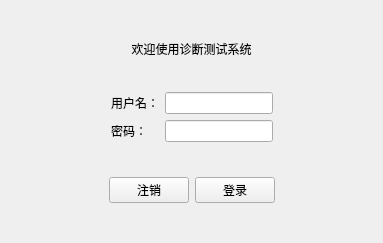
<?xml version="1.0" encoding="UTF-8"?>
<ui version="4.0">
 <class>LoginView</class>
 <widget class="QWidget" name="LoginView">
  <property name="geometry">
   <rect>
    <x>0</x>
    <y>0</y>
    <width>383</width>
    <height>243</height>
   </rect>
  </property>
  <property name="windowTitle">
   <string>登录</string>
  </property>
  <layout class="QHBoxLayout" name="horizontalLayout_4">
   <item>
    <layout class="QVBoxLayout" name="verticalLayout">
     <item>
      <spacer name="verticalSpacer">
       <property name="orientation">
        <enum>Qt::Orientation::Vertical</enum>
       </property>
       <property name="sizeHint" stdset="0">
        <size>
         <width>20</width>
         <height>40</height>
        </size>
       </property>
      </spacer>
     </item>
     <item>
      <widget class="QLabel" name="label">
       <property name="text">
        <string>欢迎使用诊断测试系统</string>
       </property>
       <property name="alignment">
        <set>Qt::AlignmentFlag::AlignCenter</set>
       </property>
      </widget>
     </item>
     <item>
      <spacer name="verticalSpacer_3">
       <property name="orientation">
        <enum>Qt::Orientation::Vertical</enum>
       </property>
       <property name="sizeHint" stdset="0">
        <size>
         <width>20</width>
         <height>40</height>
        </size>
       </property>
      </spacer>
     </item>
     <item>
      <layout class="QHBoxLayout" name="horizontalLayout_2">
       <item>
        <spacer name="horizontalSpacer">
         <property name="orientation">
          <enum>Qt::Orientation::Horizontal</enum>
         </property>
         <property name="sizeHint" stdset="0">
          <size>
           <width>40</width>
           <height>20</height>
          </size>
         </property>
        </spacer>
       </item>
       <item>
        <layout class="QGridLayout" name="gridLayout">
         <item row="1" column="0">
          <widget class="QLabel" name="Password">
           <property name="text">
            <string>密码：</string>
           </property>
          </widget>
         </item>
         <item row="0" column="1">
          <widget class="QLineEdit" name="inputUsername"/>
         </item>
         <item row="0" column="0">
          <widget class="QLabel" name="Username">
           <property name="text">
            <string>用户名：</string>
           </property>
          </widget>
         </item>
         <item row="1" column="1">
          <widget class="QLineEdit" name="inputPassword">
           <property name="echoMode">
            <enum>QLineEdit::EchoMode::Password</enum>
           </property>
          </widget>
         </item>
         <item row="2" column="1">
          <spacer name="verticalSpacer_4">
           <property name="orientation">
            <enum>Qt::Orientation::Vertical</enum>
           </property>
           <property name="sizeHint" stdset="0">
            <size>
             <width>20</width>
             <height>40</height>
            </size>
           </property>
          </spacer>
         </item>
        </layout>
       </item>
       <item>
        <spacer name="horizontalSpacer_2">
         <property name="orientation">
          <enum>Qt::Orientation::Horizontal</enum>
         </property>
         <property name="sizeHint" stdset="0">
          <size>
           <width>40</width>
           <height>20</height>
          </size>
         </property>
        </spacer>
       </item>
      </layout>
     </item>
     <item>
      <layout class="QHBoxLayout" name="horizontalLayout_3">
       <item>
        <spacer name="horizontalSpacer_3">
         <property name="orientation">
          <enum>Qt::Orientation::Horizontal</enum>
         </property>
         <property name="sizeHint" stdset="0">
          <size>
           <width>40</width>
           <height>20</height>
          </size>
         </property>
        </spacer>
       </item>
       <item>
        <layout class="QHBoxLayout" name="horizontalLayout">
         <item>
          <widget class="QPushButton" name="btSignout">
           <property name="text">
            <string>注销</string>
           </property>
          </widget>
         </item>
         <item>
          <widget class="QPushButton" name="btSignin">
           <property name="text">
            <string>登录</string>
           </property>
          </widget>
         </item>
        </layout>
       </item>
       <item>
        <spacer name="horizontalSpacer_4">
         <property name="orientation">
          <enum>Qt::Orientation::Horizontal</enum>
         </property>
         <property name="sizeHint" stdset="0">
          <size>
           <width>40</width>
           <height>20</height>
          </size>
         </property>
        </spacer>
       </item>
      </layout>
     </item>
     <item>
      <spacer name="verticalSpacer_2">
       <property name="orientation">
        <enum>Qt::Orientation::Vertical</enum>
       </property>
       <property name="sizeHint" stdset="0">
        <size>
         <width>20</width>
         <height>40</height>
        </size>
       </property>
      </spacer>
     </item>
    </layout>
   </item>
  </layout>
 </widget>
 <resources/>
 <connections/>
</ui>
